Frame 1 (no input): blank canvas, image omitted
Frame 60 (the mouse pressed at the canvas centre just before this capture): blank canvas, image omitted
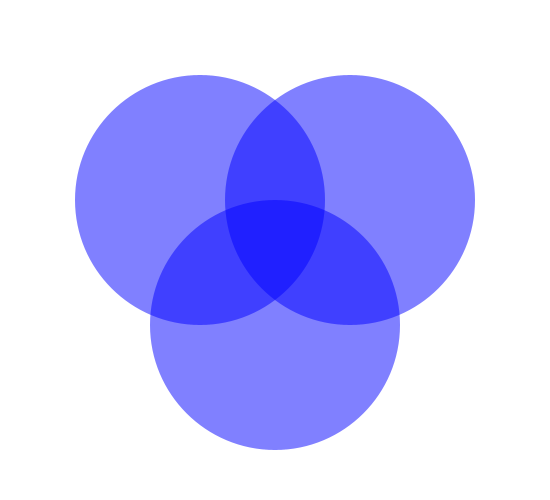
Frame 120 (the mouse held since frame 60 and released just before this capture)

The Processing sketch whose frames 1 and 60 were blank and that drew this single picture after the mouse press (run headless with seeded random() and noise(); from frame 60 on, the mouse is pressed at the canvas centre):

// Processing sketch: msr_alpha_channel
// ── msr_alpha_channel.pde
/* Move your mouse from left to right 
 to adjust the level of the alpha channel */
 
int red_value   = 0;
int green_value = 0;
int blue_value  = 255;
int alpha_value = 255;

void setup() {
  size(550, 500);
  noStroke(); 
}

void draw() {
  background(255);
  
  alpha_value = (int)map(mouseX,0,width,0,255);
  
  fill(red_value,green_value,blue_value,alpha_value);
  ellipse(200,200,250,250);
  ellipse(width-200,200,250,250);
  ellipse(width/2,height-175,250,250);
}
